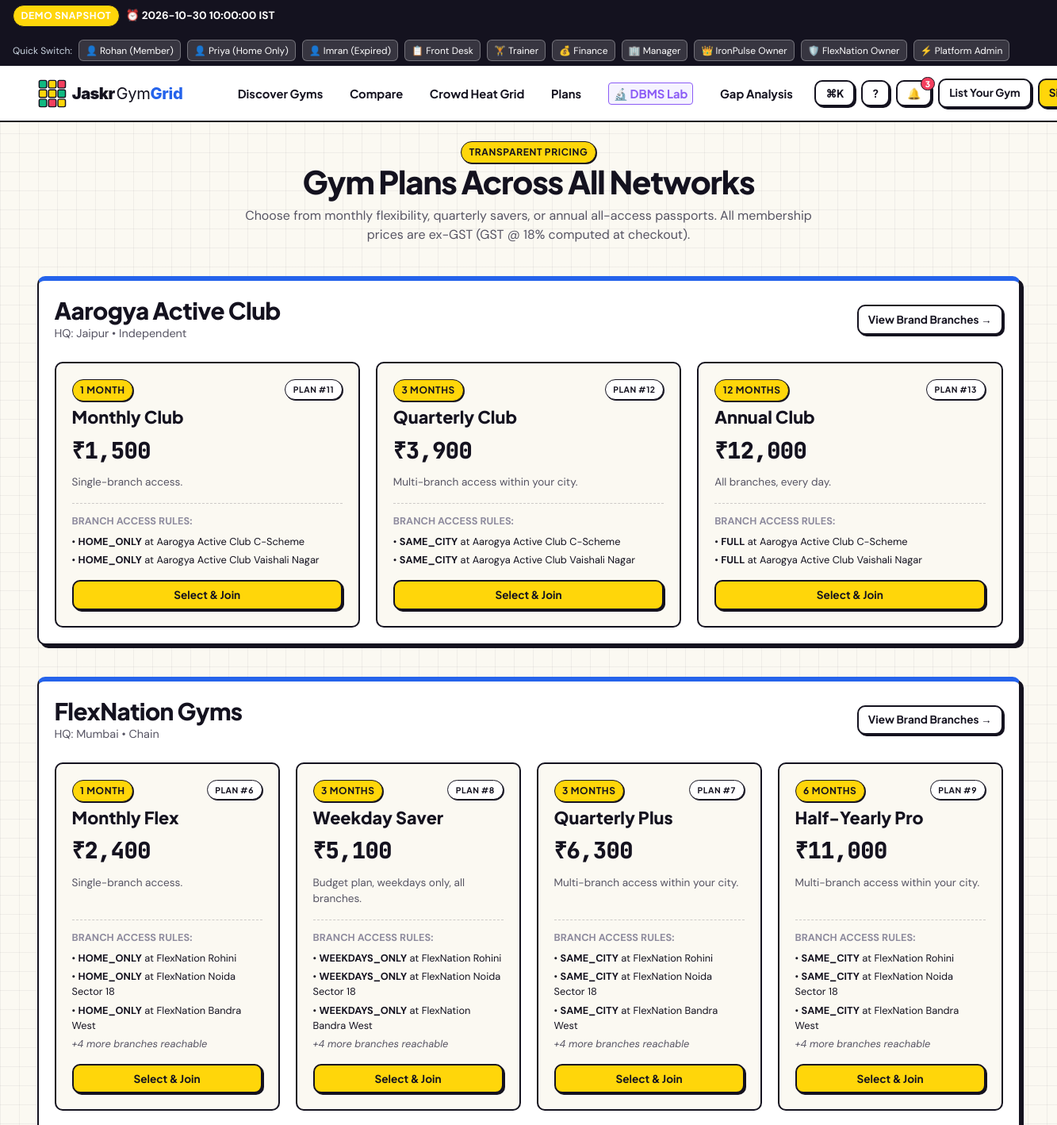
The app's page /plans (upper part) with its own data.
### tables this page shows
CREATE TABLE organizations (
        organization_id INTEGER PRIMARY KEY AUTOINCREMENT,
        name TEXT NOT NULL,
        contact_email TEXT NOT NULL,
        status TEXT NOT NULL DEFAULT 'active',
        brand_type TEXT NOT NULL DEFAULT 'independent',
        headquarters_city TEXT NOT NULL,
        created_at TEXT NOT NULL
    );

CREATE TABLE membership_plans (
        plan_id INTEGER PRIMARY KEY AUTOINCREMENT,
        organization_id INTEGER NOT NULL,
        plan_name TEXT NOT NULL,
        duration_months INTEGER NOT NULL,
        price REAL NOT NULL,
        description TEXT NOT NULL DEFAULT '',
        FOREIGN KEY (organization_id) REFERENCES organizations(organization_id)
    );

CREATE TABLE branch_access_rules (
        access_rule_id INTEGER PRIMARY KEY AUTOINCREMENT,
        plan_id INTEGER NOT NULL,
        branch_id INTEGER NOT NULL,
        access_type TEXT NOT NULL,
        conditions TEXT NOT NULL,
        FOREIGN KEY (plan_id) REFERENCES membership_plans(plan_id),
        FOREIGN KEY (branch_id) REFERENCES branches(branch_id)
    );

CREATE TABLE branches (
        branch_id INTEGER PRIMARY KEY AUTOINCREMENT,
        organization_id INTEGER NOT NULL,
        name TEXT NOT NULL,
        address TEXT NOT NULL,
        city TEXT NOT NULL,
        state TEXT NOT NULL,
        pincode TEXT NOT NULL,
        latitude REAL NOT NULL,
        longitude REAL NOT NULL,
        phone TEXT NOT NULL,
        description TEXT NOT NULL,
        capacity INTEGER NOT NULL,
        FOREIGN KEY (organization_id) REFERENCES organizations(organization_id)
    );

### app/public.py (the view)
@public_bp.route("/plans")
def plans():
    orgs = query_all("SELECT * FROM organizations WHERE status = 'active' ORDER BY name;")
    plans_by_org = {}
    for o in orgs:
        p_list = query_all("SELECT * FROM membership_plans WHERE organization_id = %s ORDER BY duration_months, price;", (o["organization_id"],))
        for p in p_list:
            rules = query_all(
                "SELECT r.access_type, r.conditions, b.name AS branch_name, b.city "
                "FROM branch_access_rules r JOIN branches b ON r.branch_id = b.branch_id "
                "WHERE r.plan_id = %s;", (p["plan_id"],)
            )
            p["access_rules"] = rules
        plans_by_org[o["organization_id"]] = p_list
    return render_template("public/plans.html", orgs=orgs, plans_by_org=plans_by_org)

### app/auth.py (called while the page is built, shortened)
def get_current_user():
    if "user_id" not in session:
        return None

### app/config.py (called while the page is built)
    @classmethod
    def get_app_today(cls):
        if cls.DEMO_MODE:
            return dt.datetime.strptime(cls.APP_TODAY_STR, "%Y-%m-%d").date()
        return dt.date.today()

    @classmethod
    def get_app_now(cls):
        if cls.DEMO_MODE:
            return dt.datetime.strptime(cls.APP_NOW_STR, "%Y-%m-%d %H:%M:%S")
        return dt.datetime.now()

### app/database.py (called while the page is built)
def is_mysql():
    return _is_mysql_active

def get_connection(role="admin"):
    if is_mysql():
        user, pwd = ROLE_USERS.get(role, (MYSQL_USER, MYSQL_PASS))
        return mysql.connector.connect(
            host=MYSQL_HOST,
            port=MYSQL_PORT,
            user=user,
            password=pwd,
            database=MYSQL_DB,
            autocommit=False
        )
    else:
        conn = sqlite3.connect(SQLITE_PATH, timeout=20.0)
        conn.row_factory = sqlite3.Row
        conn.execute("PRAGMA foreign_keys = ON;")
        return conn

def query_all(sql, params=(), role="admin"):
    return execute_query(sql, params, role=role, fetch="all")

### templates/public/plans.html (shortened to what this page needs)
{% extends "base.html" %}
{% block content %}
<div class="container">
  <div style="text-align: center; max-width: 720px; margin: 0 auto 2.5rem;">
    <span class="badge badge-yellow">Transparent Pricing</span>
    <h1 style="margin-bottom: 0.5rem;">Gym Plans Across All Networks</h1>
    <p style="color: var(--ink-muted);">
      Choose from monthly flexibility, quarterly savers, or annual all-access passports. All membership prices are ex-GST (GST @ 18% computed at checkout).
    </p>
  </div>
  {% for o in orgs %}
    <div class="card" style="margin-bottom: 2.5rem; border-top: 6px solid var(--electric-blue);">
      <div style="display: flex; justify-content: space-between; align-items: center; margin-bottom: 1.5rem; flex-wrap: wrap; gap: 0.5rem;">
        <div>
          <h2>{{ o.name }}</h2>
          <span style="font-size: 0.9rem; color: var(--ink-muted);">HQ: {{ o.headquarters_city }} • {{ o.brand_type|capitalize }}</span>
        </div>
        <a href="{{ url_for('public.brand_detail', organization_id=o.organization_id) }}" class="btn btn-sm">
          View Brand Branches →
        </a>
      </div>
      <div style="display: grid; grid-template-columns: repeat(auto-fit, minmax(260px, 1fr)); gap: 1.25rem;">
        {% for p in plans_by_org[o.organization_id] %}
          <div style="border: var(--border-thick); border-radius: var(--radius-md); padding: 1.25rem; background: var(--bg-canvas); display: flex; flex-direction: column; justify-content: space-between;">
            <div>
              <div style="display: flex; justify-content: space-between; align-items: flex-start; margin-bottom: 0.5rem;">
                <span class="badge badge-yellow">{{ p.duration_months }} Month{{ 's' if p.duration_months > 1 else '' }}</span>
                <span class="badge" style="background: #fff; font-size: 0.65rem;">Plan #{{ p.plan_id }}</span>
              </div>
              <h3 style="margin-bottom: 0.5rem;">{{ p.plan_name }}</h3>
              <div class="mono-num" style="font-size: 1.8rem; font-weight: 900; color: var(--ink-primary); margin-bottom: 0.5rem;">
                ₹{{ "{:,.0f}".format(p.price) }}
              </div>
              <p style="font-size: 0.85rem; color: var(--ink-muted); margin-bottom: 1rem;">
                {{ p.description }}
              </p>
            </div>
            <div>
              <div style="border-top: 1px dashed rgba(20, 18, 31, 0.2); padding-top: 0.75rem; margin-bottom: 1rem;">
                <strong style="font-size: 0.8rem; text-transform: uppercase; color: var(--ink-subtle); display: block; margin-bottom: 0.4rem;">Branch Access Rules:</strong>
                <ul style="font-size: 0.8rem; color: var(--ink-primary); list-style: none; display: flex; flex-direction: column; gap: 0.25rem;">
                  {% for r in p.access_rules[:3] %}
                    <li>• <span style="font-weight: 700;">{{ r.access_type }}</span> at {{ r.branch_name }}</li>
                  {% endfor %}
                  {% if p.access_rules|length > 3 %}
                    <li style="color: var(--ink-muted);"><em>+{{ p.access_rules|length - 3 }} more branches reachable</em></li>
                  {% endif %}
                </ul>
              </div>
              <a href="{{ url_for('auth.register') }}" class="btn btn-sm btn-primary" style="width: 100%;">
                Select & Join
              </a>
            </div>
          </div>
        {% endfor %}
      </div>
    </div>
  {% endfor %}
</div>
{% endblock %}

### static/css/styles.css (style rules this page uses)
:root { --bg-canvas: #FBF9F2; --bg-card: #FFFFFF; --ink-primary: #14121F; --ink-muted: #565463; --ink-subtle: #8E8B9E; --brand-yellow: #FFD60A; --brand-yellow-hover: #FACC15; --electric-blue: #2563EB; --electric-blue-subtle: #EFF6FF; --hot-coral: #F43F5E; --hot-coral-subtle: #FFF1F2; --mint-green: #10B981; --mint-green-subtle: #ECFDF5; --violet-royal: #8B5CF6; --violet-subtle: #F5F3FF; --role-member: var(--mint-green); --role-staff: var(--electric-blue); --role-owner: var(--hot-coral); --role-admin: var(--violet-royal); --border-thick: 2.5px solid var(--ink-primary); --border-thin: 1.5px solid var(--ink-primary); --shadow-sm: 2px 2px 0px var(--ink-primary); --shadow-md: 4px 4px 0px var(--ink-primary); --shadow-lg: 6px 6px 0px var(--ink-primary); --radius-sm: 6px; --radius-md: 10px; --radius-lg: 16px; --radius-full: 9999px; --font-display: 'Plus Jakarta Sans', system-ui, sans-serif; --font-body: 'DM Sans', -apple-system, BlinkMacSystemFont, sans-serif; --font-mono: 'JetBrains Mono', monospace; }
*, *::before, *::after { box-sizing: border-box; margin: 0; padding: 0; }
body { font-family: var(--font-body); color: var(--ink-primary); background-color: var(--bg-canvas); background-image: linear-gradient(to right, rgba(20, 18, 31, 0.05) 1px, transparent 1px), linear-gradient(to bottom, rgba(20, 18, 31, 0.05) 1px, transparent 1px); background-size: 24px 24px; line-height: 1.5; min-height: 100vh; display: flex; flex-direction: column; }
h1, h2, h3, h4, h5, h6 { font-family: var(--font-display); font-weight: 800; line-height: 1.15; color: var(--ink-primary); }
h1 { font-size: 2.5rem; letter-spacing: -0.03em; }
h2 { font-size: 1.85rem; letter-spacing: -0.02em; }
h3 { font-size: 1.35rem; }
a { color: inherit; text-decoration: none; }
.mono-num { font-family: var(--font-mono); font-variant-numeric: tabular-nums; letter-spacing: -0.02em; }
.container { width: 100%; max-width: 1280px; margin: 0 auto; padding: 0 1.25rem; }
.btn { display: inline-flex; align-items: center; justify-content: center; gap: 0.5rem; font-family: var(--font-display); font-weight: 700; font-size: 0.95rem; padding: 0.65rem 1.25rem; border-radius: var(--radius-md); border: var(--border-thick); background: var(--bg-card); color: var(--ink-primary); box-shadow: var(--shadow-sm); cursor: pointer; transition: transform 0.1s ease, box-shadow 0.1s ease, background 0.15s ease; white-space: nowrap; }
.btn-primary { background: var(--brand-yellow); }
.btn-sm { padding: 0.4rem 0.75rem; font-size: 0.85rem; border-width: 2px; }
.card { background: var(--bg-card); border: var(--border-thick); border-radius: var(--radius-md); box-shadow: var(--shadow-md); padding: 1.25rem; transition: transform 0.15s ease, box-shadow 0.15s ease; }
.badge { display: inline-flex; align-items: center; gap: 0.35rem; font-family: var(--font-display); font-weight: 700; font-size: 0.75rem; text-transform: uppercase; letter-spacing: 0.05em; padding: 0.25rem 0.6rem; border-radius: var(--radius-full); border: var(--border-thin); background: var(--bg-card); box-shadow: 1px 1px 0px var(--ink-primary); }
.badge-yellow { background: var(--brand-yellow); }

### records on screen
organizations: name "Aarogya Active Club", headquarters_city "Jaipur", brand_type "Independent"
membership_plans: duration_months "1", plan_id "11", plan_name "Monthly Club", price "1,500", description "Single-branch access."
branch_access_rules: access_type "HOME_ONLY", branch_name "Aarogya Active Club C-Scheme"
branch_access_rules: access_type "HOME_ONLY", branch_name "Aarogya Active Club Vaishali Nagar"
membership_plans: duration_months "3", duration_months "S", plan_id "12", plan_name "Quarterly Club", price "3,900", description "Multi-branch access within your city."
branch_access_rules: access_type "SAME_CITY", branch_name "Aarogya Active Club C-Scheme"
branch_access_rules: access_type "SAME_CITY", branch_name "Aarogya Active Club Vaishali Nagar"
membership_plans: duration_months "12", duration_months "S", plan_id "13", plan_name "Annual Club", price "12,000", description "All branches, every day."
branch_access_rules: access_type "FULL", branch_name "Aarogya Active Club C-Scheme"
branch_access_rules: access_type "FULL", branch_name "Aarogya Active Club Vaishali Nagar"
organizations: name "FlexNation Gyms", headquarters_city "Mumbai", brand_type "Chain"
membership_plans: duration_months "1", plan_id "6", plan_name "Monthly Flex", price "2,400", description "Single-branch access.", access_rules|length "4"
branch_access_rules: access_type "HOME_ONLY", branch_name "FlexNation Rohini"
branch_access_rules: access_type "HOME_ONLY", branch_name "FlexNation Noida Sector 18"
branch_access_rules: access_type "HOME_ONLY", branch_name "FlexNation Bandra West"
membership_plans: duration_months "3", duration_months "S", plan_id "8", plan_name "Weekday Saver", price "5,100", description "Budget plan, weekdays only, all branches.", access_rules|length "4"
branch_access_rules: access_type "WEEKDAYS_ONLY", branch_name "FlexNation Rohini"
branch_access_rules: access_type "WEEKDAYS_ONLY", branch_name "FlexNation Noida Sector 18"
branch_access_rules: access_type "WEEKDAYS_ONLY", branch_name "FlexNation Bandra West"
membership_plans: duration_months "3", duration_months "S", plan_id "7", plan_name "Quarterly Plus", price "6,300", description "Multi-branch access within your city.", access_rules|length "4"
branch_access_rules: access_type "SAME_CITY", branch_name "FlexNation Rohini"
branch_access_rules: access_type "SAME_CITY", branch_name "FlexNation Noida Sector 18"
branch_access_rules: access_type "SAME_CITY", branch_name "FlexNation Bandra West"
membership_plans: duration_months "6", duration_months "S", plan_id "9", plan_name "Half-Yearly Pro", price "11,000", description "Multi-branch access within your city.", access_rules|length "4"
branch_access_rules: access_type "SAME_CITY", branch_name "FlexNation Rohini"
branch_access_rules: access_type "SAME_CITY", branch_name "FlexNation Noida Sector 18"
branch_access_rules: access_type "SAME_CITY", branch_name "FlexNation Bandra West"
